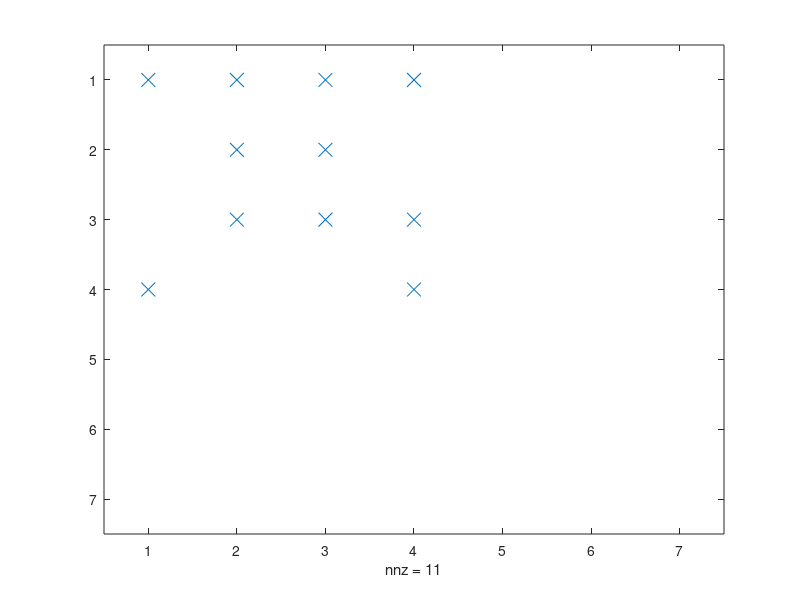

This chart was generated by the following MATLAB code: (Note: this script raises an error after producing the figure.)
clc;
clear;
close all;

J = [[ 1     1     0     1     0     0     0];...
    [ 1     1     0     0     0     0     0];...
    [ 0     0     1     0     1     1     0];...
    [ 1     0     0     1     1     0     0];...
    [ 0     0     1     1     1     0     1];...
    [ 0     0     1     0     0     1     1];...
    [ 0     0     0     0     1     1     1]];


A = [[0, 1, 0, 0]; ...
     [0,0,1,0];...
     [0,0,0,1];...
     [0,0,0,0]];

M = [[1, 4, 2, 3];...
     [0, 1, 1, 0];...
     [0, 1, 1, 1];...
     [1, 0, 0, 1]];
T = M;
spy(T, 'x', 10)
[m,n] = size(J);
fac = 0.5;
axis([fac,n + fac, fac, m + fac]);
exportgraphics(gca,'sparse.png');

s = SparseMatrix(T);
for i = 1:3
    s.RemoveNode(i);
end
figure 
hold on
check = (inv(s.m_E)) * (inv(s.m_E))';
s.show(s.m_E)
%s.ShowMultiplication(s.m_E);